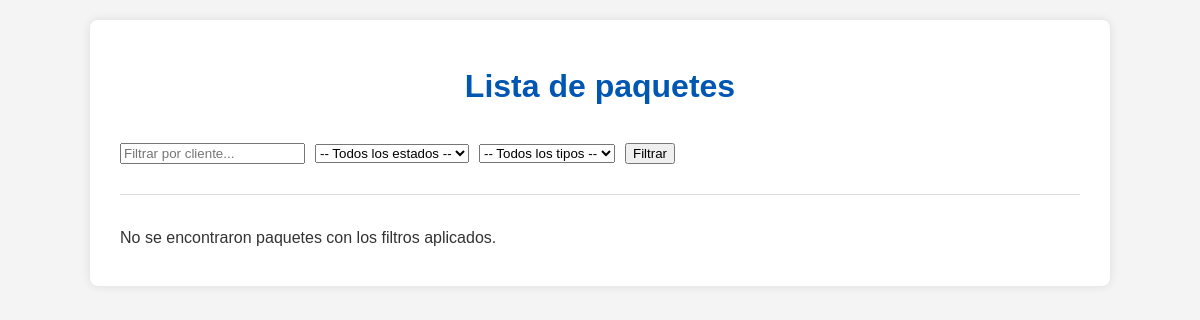
Before: /front/paquetes/listar/ with the older database file.
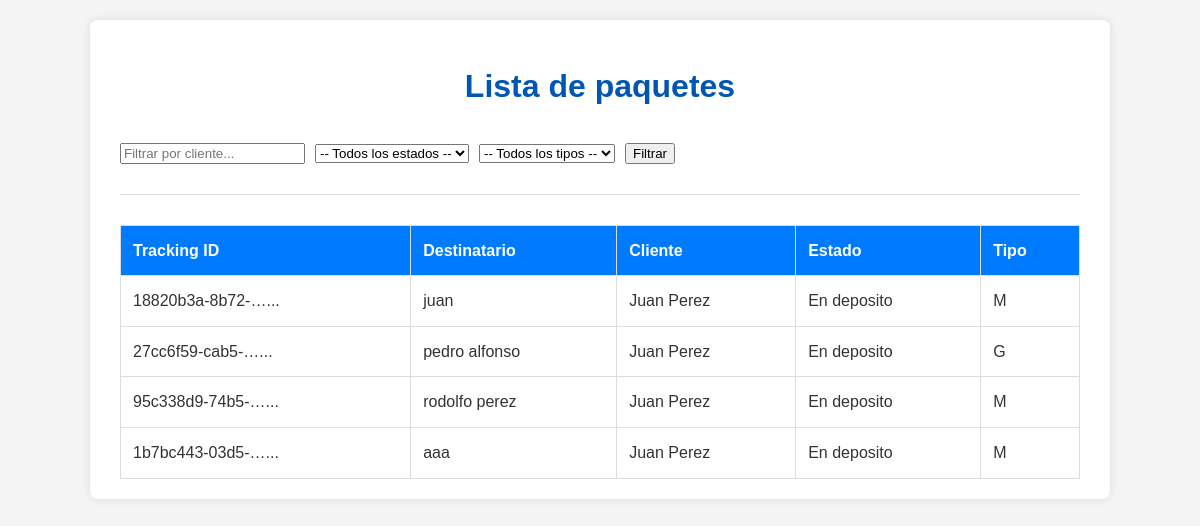
After: the same page with the newer database file.
### core/models.py (models this page shows, shortened)
class Paquete(models.Model):
    tracking = models.UUIDField(primary_key=True, default=uuid.uuid4, editable=False) #uso uuid para crear un tracking unico para cada paquete
    direccion = models.CharField(max_length=60)
    telefono = models.CharField(max_length=20)
    nombre = models.CharField(max_length=60)
    peso = models.DecimalField(max_digits=10, decimal_places=2)
    altura = models.DecimalField(max_digits=10, decimal_places=2)
    estado = models.CharField(max_length=20, choices=ESTADOS, default='en_deposito',)
    cliente = models.ForeignKey(Cliente, on_delete=models.CASCADE)
    tipo_paquete = models.CharField(max_length=1)

class Cliente(models.Model):
    nombre = models.CharField(max_length=60)
    direccion = models.CharField(max_length=60)
    email = models.EmailField(unique=True)
    telefono = models.CharField(max_length=20)

### core/views.py (the view)
# urls.py: path('front/paquetes/listar/', front_listar_paquetes, name='front-paquetes-lista'),
def front_listar_paquetes(request):
    query = Paquete.objects.all()
    estado = request.GET.get("estado")
    cliente = request.GET.get("cliente")
    tipo_paquete = request.GET.get("tipo_paquete")
    if estado:
        query = query.filter(estado=estado)
    if cliente:
        query = query.filter(cliente__nombre__icontains=cliente)
    if tipo_paquete:
        query = query.filter(tipo_paquete=tipo_paquete)
    context = {
        "paquetes": query,
        "filtro_estado": estado,
        "filtro_cliente": cliente,
        "filtro_tipo_paquete": tipo_paquete,
    }
    return render(request, "lista_paquetes.html", context)

### templates/lista_paquetes.html (shortened to what this page needs)
{% load static %}
<!DOCTYPE html>
<html lang="es">
<head>
    <link rel="stylesheet" href="{% static 'css/style.css' %}">
</head>
<body>
    <div class="container">
        <h1>Lista de paquetes</h1>
        <form method="GET" class="filter-form">
            <input type="text" name="cliente" placeholder="Filtrar por cliente..." value="{{ filtro_cliente|default:'' }}">
            <select name="estado">
                <option value="">-- Todos los estados --</option>
            </select>
            <select name="tipo_paquete">
                <option value="">-- Todos los tipos --</option>
            </select>
            <button type="submit">Filtrar</button>
        </form>
        <hr>
        {% if paquetes %}
            <table>
                <thead>
                    <tr>
                        <th>Tracking ID</th>
                        <th>Destinatario</th>
                        <th>Cliente</th>
                        <th>Estado</th>
                        <th>Tipo</th>
                    </tr>
                </thead>
                <tbody>
                    {% for paquete in paquetes %}
                        <tr>
                            <td>{{ paquete.tracking|truncatechars:15 }}...</td>
                            <td>{{ paquete.nombre }}</td>
                            <td>{{ paquete.cliente.nombre }}</td>
                            <td>{{ paquete.get_estado_display }}</td>
                            <td>{{ paquete.tipo_paquete }}</td>
                        </tr>
                    {% endfor %}
                </tbody>
            </table>
        {% else %}
            <p>No se encontraron paquetes con los filtros aplicados.</p>
        {% endif %}
    </div>
</body>
</html>

### static/css/style.css (style rules this page uses)
body { font-family: sans-serif; background-color: #f4f4f4; color: #333; line-height: 1.6; padding: 20px; margin: 0; }
.container { max-width: 960px; margin: auto; background: #fff; padding: 20px 30px; border-radius: 8px; box-shadow: 0 0 10px rgba(0, 0, 0, 0.1); }
h1, h2 { color: #0056b3; text-align: center; }
h1 { margin-bottom: 30px; }
table { width: 100%; border-collapse: collapse; margin-top: 20px; }
th, td { padding: 12px; border: 1px solid #ddd; text-align: left; }
th { background-color: #007bff; color: white; }
hr { border: 0; height: 1px; background: #ddd; margin: 30px 0; }
.filter-form, .simple-form { display: flex; gap: 10px; margin-bottom: 20px; align-items: center; }

Changed rows visible on the page:
added Paquete: tracking "18820b3a-8b72-…", nombre "juan", cliente.nombre "Juan Perez", estado "En deposito", tipo_paquete "M"
added Paquete: tracking "27cc6f59-cab5-…", nombre "pedro alfonso", cliente.nombre "Juan Perez", estado "En deposito", tipo_paquete "G"
added Paquete: tracking "95c338d9-74b5-…", nombre "rodolfo perez", cliente.nombre "Juan Perez", estado "En deposito", tipo_paquete "M"
added Paquete: tracking "1b7bc443-03d5-…", nombre "aaa", cliente.nombre "Juan Perez", estado "En deposito", tipo_paquete "M"
Other visible differences:
text no longer shown: "No se encontraron paquetes con los filtros aplicados."
text now shown: "Tracking ID Destinatario Cliente Estado Tipo"
